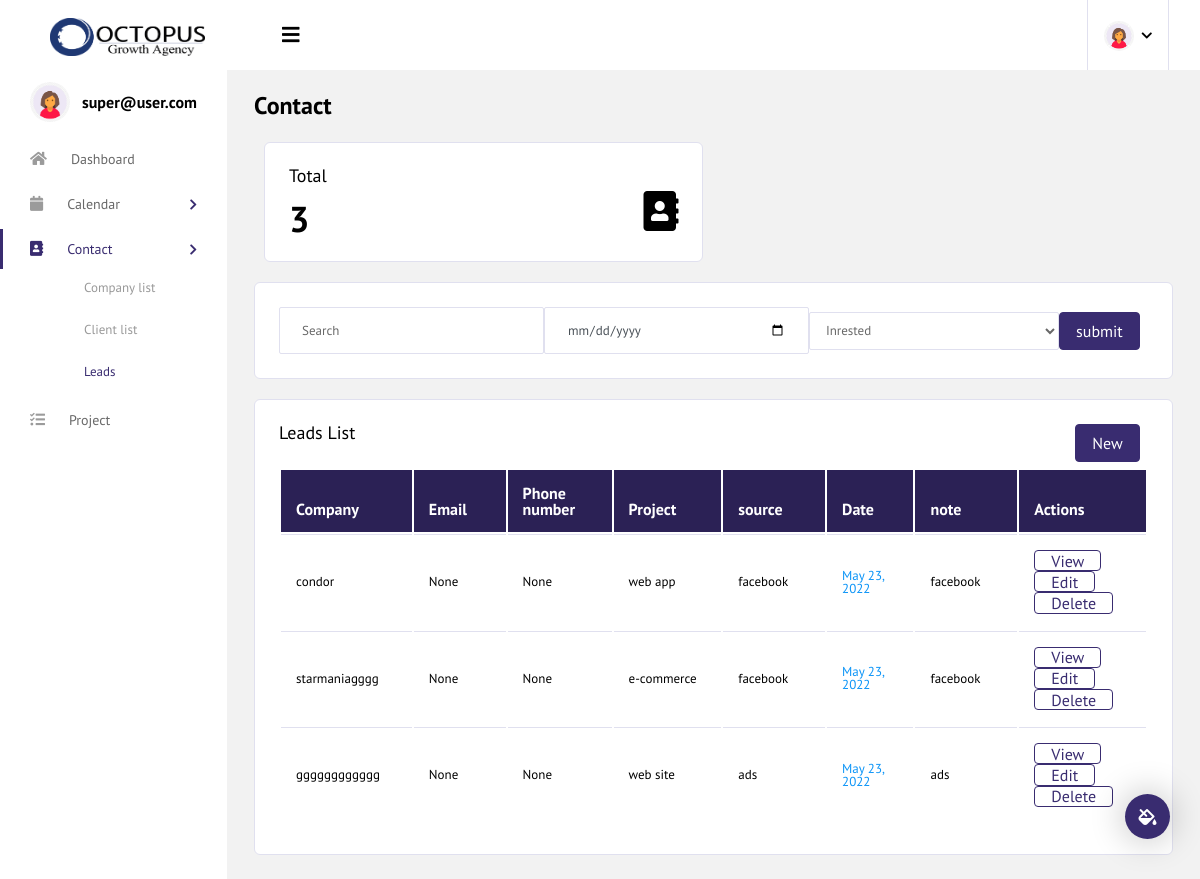
Page /contact/leadlist (signed in) on the earlier database version.
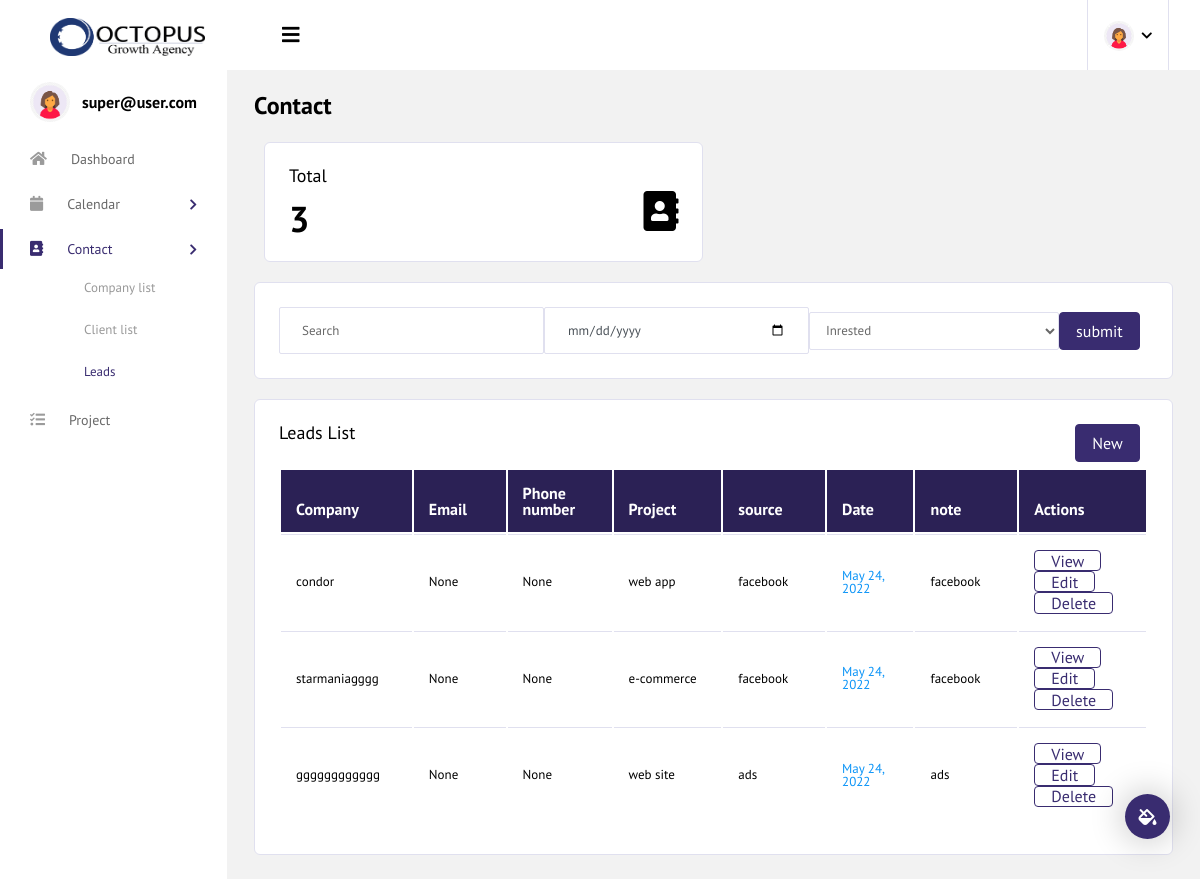
Same page on the later database version.
### contact/models.py (models this page shows, shortened)
class Lead(models.Model):
    company      = models.ForeignKey(Company, on_delete=models.SET_NULL, blank=True, null=True)
    source       = models.CharField( max_length=250, blank=True, null=True)
    project_type = models.CharField(choices=PROJECT_TYPE_CHOICES, max_length=2, blank=True, null=True)
    status       = models.CharField(choices=STATUS_TYPE_CHOICES, max_length=2, blank=True, null=True)
    note         = tinymce_models.HTMLField( blank=True, null=True)
    created      = models.DateField(auto_now=True)
    updated      = models.DateField(auto_now_add=True)

class Company(models.Model):
    name                = models.CharField(max_length=250)
    industry            = models.CharField(max_length=100, blank=True, null=True)
    annual_revenue      = models.DecimalField(max_digits=20 , decimal_places=0, blank=True, null=True)
    email               = models.EmailField(max_length=254,  blank=True, null=True)
    mobile              = models.CharField(max_length=13,  blank=True, null=True)
    website             = models.URLField(max_length=250, blank=True, null=True)
    adress              = models.CharField(max_length=250,  blank=True, null=True)
    rc_code             = models.CharField( max_length=150, null=True, blank=True)
    art_code            = models.CharField(max_length=150, null=True, blank=True)
    nif_code            = models.CharField( max_length=150, null=True, blank=True)
    nis_code            = models.CharField( max_length=150, null=True, blank=True)
    responsible_person  = models.CharField(max_length=100,  blank=True, null=True)
    source              = models.CharField(max_length=250, blank=True, null=True)
    company_type        = models.CharField(choices=COMPANY_TYPE_CHOICES, max_length=2, blank=True, null=True)
    project_type        = models.CharField(choices=PROJECT_TYPE_CHOICES, max_length=2, blank=True, null=True)
    logo                = models.ImageField(upload_to='companies/', null=True, blank=True)
    collab_start        = models.DateField(blank=True, null=True)
    created             = models.DateField(auto_now=True)
    updated             = models.DateField(auto_now_add=True)
    def __str__(self):
        return self.name

### contact/views.py (the view)
# urls.py: path('leadlist', login_required(LeadListView.as_view()), name='leadlist'),
class LeadListView(RedirectPermissionRequiredMixin,ListView):
    template_name= "lead_list.html"
    model = Lead
    permission_required= 'contact.view_lead'
    def get_context_data(self, **kwargs):
        context = super(LeadListView, self).get_context_data(**kwargs)
        context["lead_count"] =Lead.objects.all().count()
        filters=Leadfilter(self.request.GET, queryset=Lead.objects.all().order_by('created'))
        context["leads"] = filters.qs
        return context

### contact/templates/lead_list.html (shortened to what the changed rows need)
{% extends "base.html" %}
{% load static %}
{% block content %}
<div class="content-wrapper">
    <div class="col-md-6 grid-margin">
        <div class="card">
            <div class="card-body">
                <div class="d-flex justify-content-between align-items-center">
                    <div class="d-inline-block pt-3">
                        <div class="d-md-flex">
                            <h2 class="mb-0">{{ lead_count }} </h2>
                        </div>
                    </div>
                </div>
            </div>
        </div>
    </div>
    <div class="card">
        <div class="card-body">
            <a href="{% url 'contact:addlead' %}" > <button type="submit" class="btn btn-primary mr-2" style="float:right;">New</button><a>
          <div class="row">
            <div class="col-12">
              <div class="table-responsive">
                <div id="order-listing_wrapper" class="dataTables_wrapper container-fluid dt-bootstrap4 no-footer">
                    <div class="row">
                            <div class="row">
                                <div class="col-sm-12">
                                    <table id="order-listing" class="table dataTable no-footer" role="grid" aria-describedby="order-listing_info">
                                        <thead style="background-color: #2b2155; color:#fff;">
                                            <tr role="row">
                                                <th style="width:200px;">Company</th>
                                                <th style="width:200px;">Email</th>
                                                <th style="width:200px;">Phone number</th>
                                                <th style="width:200px;">Project</th>
                                                <th style="width:200px;">source</th>
                                                <th style="width:200px;">Date</th>
                                                <th style="width:200px;">note</th>
                                                <th style="width:200px;">Actions</th>
                                            </tr>
                                        </thead>
                                        <tbody>
                                              {% for lead in leads %}
                                        <tr role="row" class="odd">
                                                <td> <a href="{% url 'contact:companydetail' lead.company.pk %}" style=" text-decoration:none; color:black;">{{lead.company}}</a></td>
                                                <td>{{lead.company.email}}</td>
                                                <td>{{lead.company.mobile}}</td>
                                                <td> {{lead.get_project_type_display}} </td>
                                                <td>{{lead.source}}</td>
                                                <td><span  class="d-block text-info">{{lead.created}}</span></td>
                                                <td>{{lead.source}}</td>
                                                <td>
                                                <a href="{% url 'contact:leaddetail' lead.pk %}">
                                                <button class="btn btn-outline-primary">View</button></a>
                                                <a href="{% url 'contact:editlead' lead.pk %}" >
                                                <button class="btn btn-outline-primary">Edit</button></a>
                                                <a href="{% url 'contact:leaddelete' lead.pk %}">
                                                    <button class="btn btn-outline-primary">Delete</button></a>
                                                </td>
                                            </tr>
                                        {% endfor %}
                                        </tbody>
                                        </table>
                                    </div>
                                </div>
                            </div>
                                    </div>
                                    </div>
                                    </div>
                                </div>
                                </div>
                            </div>
</div>
{% endblock content %}

Differences in the rows shown:
changed Lead "web app": created "May 23, 2022" → "May 24, 2022"
changed Lead "e-commerce": created "May 23, 2022" → "May 24, 2022"
changed Lead "web site": created "May 23, 2022" → "May 24, 2022"
